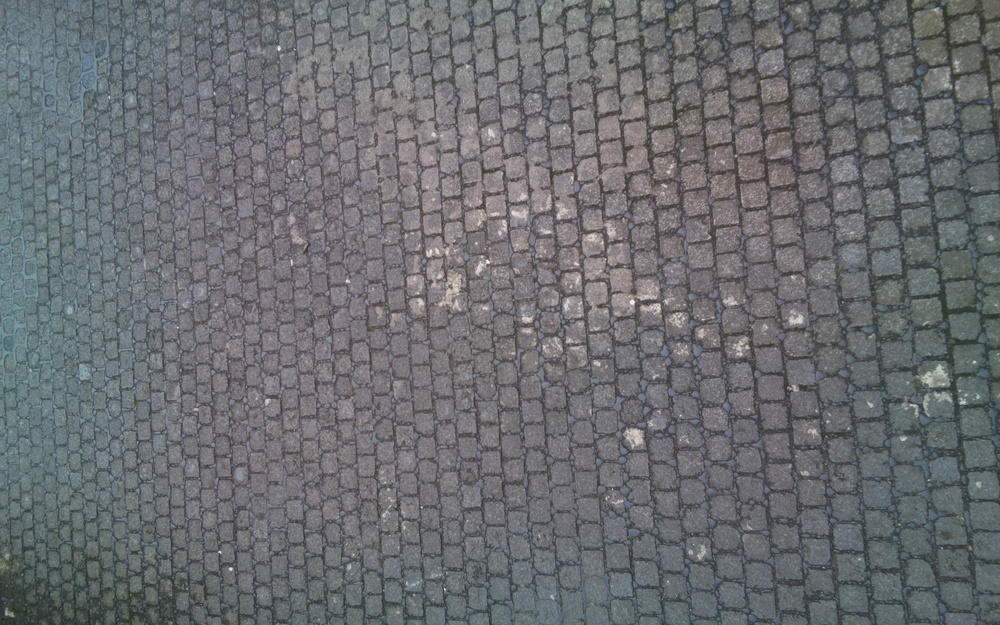
#> input picture python/coindrop_opencv2/capture/image24.jpg, 1000 x 625 px, shrunk from 1680 x 1050 before the run
$ python watershed.py
#> lines starting #> are read from the running program, lines starting #| are printed output that depends on the picture; after the words box and inside, x2 and y2 are one past the last pixel; in counts of white or black regions, pixels touching at a corner belong together
import numpy as np
import cv2
# from matplotlib import pyplot as plt

img = cv2.imread('capture/image24.jpg')
#> img is the input picture: shape (625, 1000, 3); mean B, G, R 112.2, 109.3, 106.9
gray = cv2.cvtColor(img,cv2.COLOR_BGR2GRAY)
ret, thresh = cv2.threshold(gray,0,255,cv2.THRESH_BINARY_INV+cv2.THRESH_OTSU)
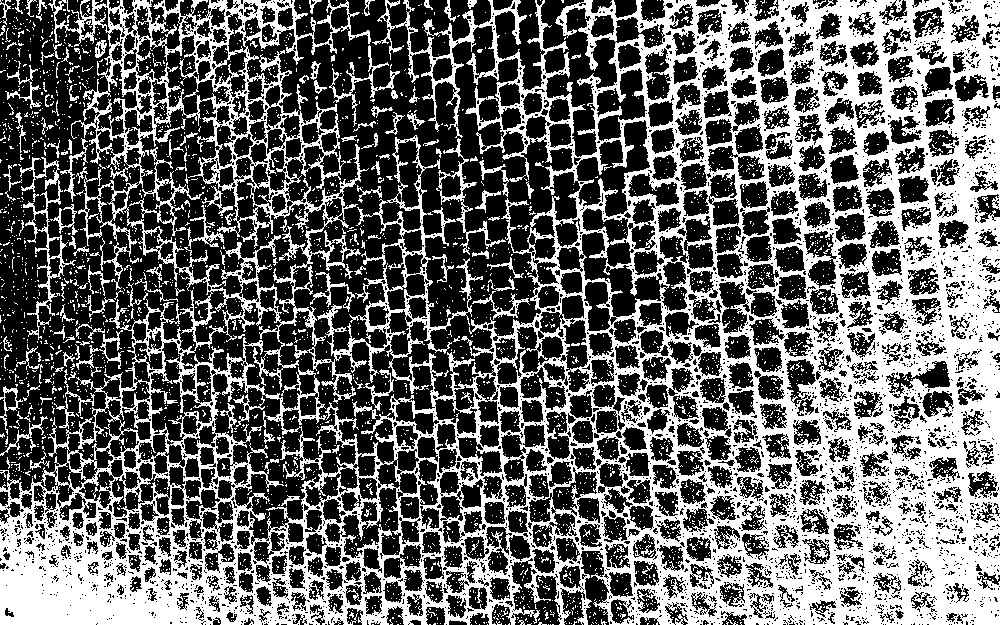
#> thresh: shape (625, 1000); 40.2% white; 4169 white regions (4004 under 20 px), largest, box (x1, y1, x2, y2) and area: (0, 0, 1000, 625) 226924, (20, 157, 76, 340) 1469, (436, 138, 506, 255) 832
#> ret = 105

cv2.imshow("output",thresh)
cv2.waitKey(0)

$ run again, with python/coindrop_opencv2/capture/image22.jpg copied over python/coindrop_opencv2/capture/image24.jpg
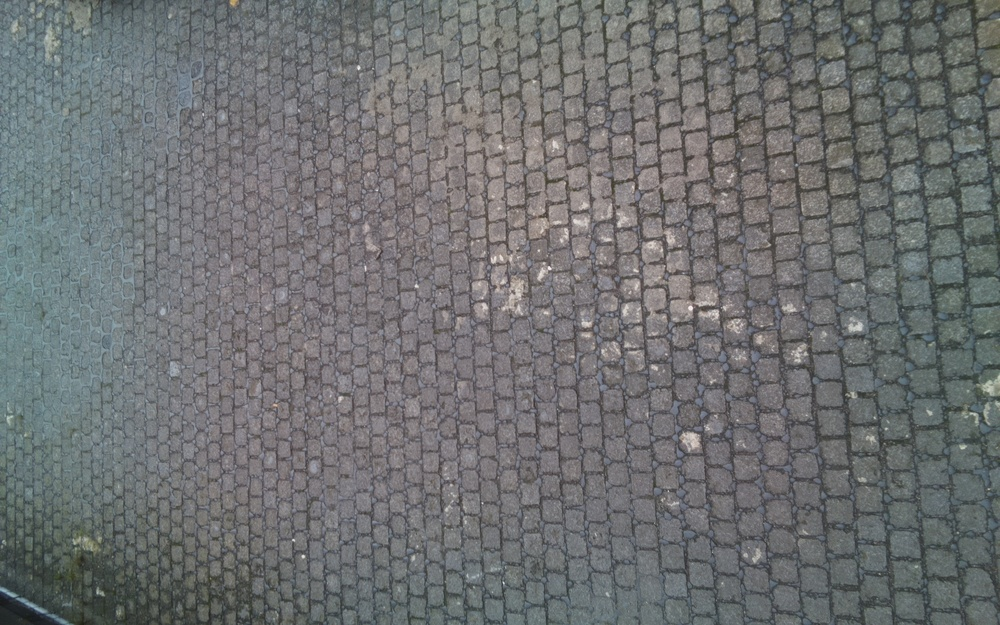
#> input picture python/coindrop_opencv2/capture/image22.jpg, 1000 x 625 px, shrunk from 1680 x 1050 before the run
#> img is the input picture: shape (625, 1000, 3); mean B, G, R 113.2, 112.4, 110.3
#> `ret, thresh = cv2.threshold(gray,0,255,cv2.THRESH_BINARY_INV+cv2.THRES..`:
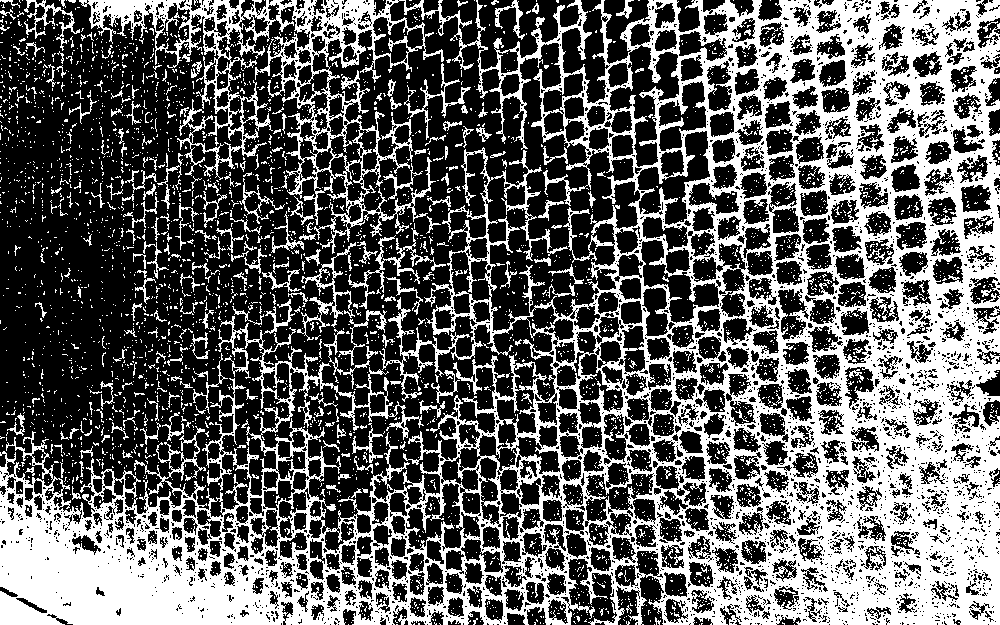
#> thresh: shape (625, 1000); 38.2% white; 4326 white regions (4095 under 20 px), largest, box (x1, y1, x2, y2) and area: (0, 0, 1000, 625) 210211, (297, 242, 356, 341) 879, (348, 228, 446, 309) 867
#> ret = 107
